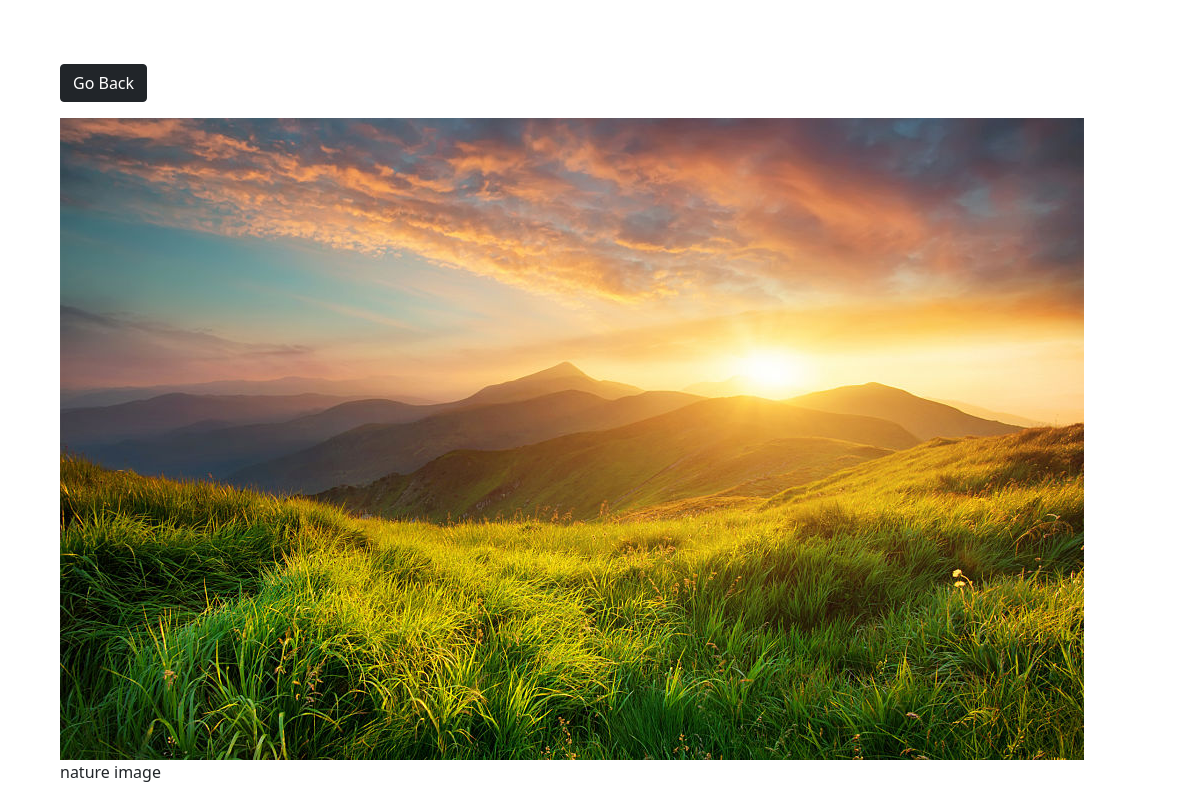
/photo/2/ (signed in), run on the app's committed database.
### photos/models.py (models this page shows, shortened)
class Photo(models.Model):
    class Meta:
        verbose_name = 'Photo'
        verbose_name_plural = 'Photos'
    category = models.ForeignKey(
        Category, on_delete=models.SET_NULL, null=True, blank=True)
    image = models.ImageField(null=False, blank=False)
    description = models.TextField()

### photos/views.py (the view)
# urls.py: path('photo/<str:pk>/', views.viewPhoto, name='photo'),
@login_required(login_url='login')
def viewPhoto(request, pk):
    photo = Photo.objects.get(id=pk)
    return render(request, 'photos/photo.html', {'photo': photo})

### photos/templates/photos/photo.html (shortened to what this page needs)
<!DOCTYPE html>
<html>
<head>
    <link href="https://cdn.jsdelivr.net/npm/bootstrap@5.0.0-beta1/dist/css/bootstrap.min.css" rel="stylesheet"
>
</head>
<body class="m-5">
    <div class="container">
        <div class="row justify-content-center">
            <div class="col">
                <a href="{% url 'gallery' %}" class="btn btn-dark my-3">Go Back</a>
                <div style="height: 90vh;">
                    <img style="max-width: 100%; max-height: 100%;" src="{{photo.image.url}}">
                    <p>{{photo.description}}</p>
                </div>
            </div>
        </div>
    </div>
</body>
</html>

### data on the page
Photo: image (picture), description "nature image"
